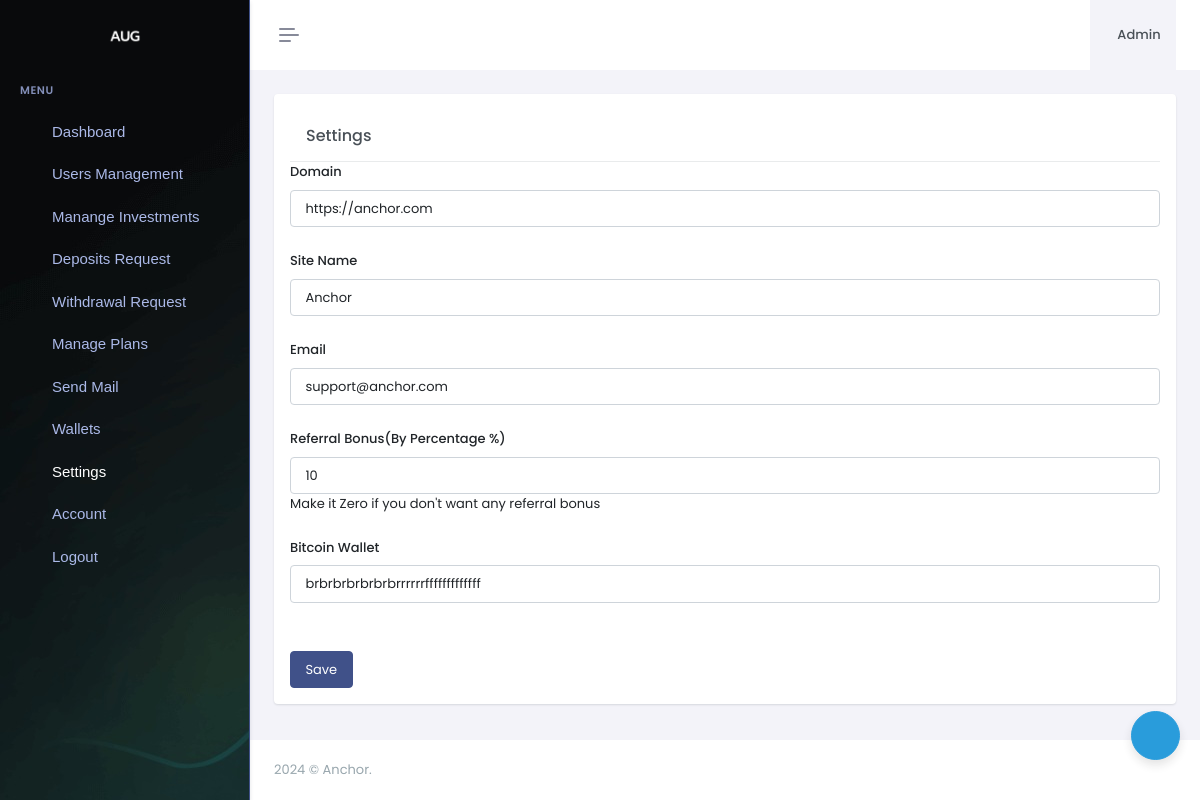
Screenshot of /uadmin/settings.php (signed in) with the database file from the repository.
### tables this page shows
CREATE TABLE `settings` (
  `id` int(11) NOT NULL,
  `sitename` varchar(255) NOT NULL,
  `siteurl` varchar(255) NOT NULL,
  `sitemail` varchar(255) NOT NULL,
  `ref_bonus` varchar(255) NOT NULL,
  `btc_wallet` varchar(255) NOT NULL
);

### config/config.php (called while the page is built)
<?php
include 'db.php';
	$select = mysqli_query($link, "SELECT * FROM settings WHERE id = '1' ");
	if (mysqli_num_rows($select) > 0) {
		$row = mysqli_fetch_assoc($select);
		$sitename = $row['sitename'];
		$sitemail = $row['sitemail'];
		$siteurl = $row['siteurl'];
		$ref_bonus = $row['ref_bonus'];
		$btc_wallet = $row['btc_wallet'];
	}
?>

### config/functions.php (called while the page is built, shortened)
<?php
include 'config.php';
?>

### uadmin/settings.php (the view, shortened to what this page needs)
<?php
  include 'header.php';
 ?>
<div class="page-content">
    <div class="container-fluid">
      <div class="row">
            <div class="col-lg-12">
                <div class="card">
                  <div class="card-body">
                    <div class="card-header">
                      <h4 class="card-title mb-0">Settings</h4>
                  </div>
                  <form method="post" action="settings.php">
                        <div class="live-preview">
                            <div class="row gy-4">
                                <div class="col-xxl-6 col-md-12">
                                    <div>
                                        <label for="basiInput" class="form-label">Domain</label>
                                        <input type="text" class="form-control" value="<?php echo $siteurl ?>" name="siteurl" id="basiInput">
                                    </div>
                                </div>
                                <div class="col-xxl-6 col-md-12">
                                    <div>
                                        <label for="basiInput" class="form-label">Site Name</label>
                                        <input type="text" class="form-control" value="<?php echo $sitename ?>" name="sitename" id="basiInput">
                                    </div>
                                </div>
                                <div class="col-xxl-6 col-md-12">
                                    <div>
                                        <label for="basiInput" class="form-label">Email</label>
                                        <input type="text" class="form-control" value="<?php echo $sitemail ?>" name="sitemail" id="basiInput">
                                    </div>
                                </div>
                                <div class="col-xxl-6 col-md-12">
                                    <div>
                                        <label for="basiInput" class="form-label">Referral Bonus(By Percentage %)</label>
                                        <input type="text" class="form-control" value="<?php echo $ref_bonus ?>" name="rb" id="basiInput">
                                        <span>Make it Zero if you don't want any referral bonus</span>
                                    </div>
                                </div>
                                <div class="col-xxl-6 col-md-12">
                                    <div>
                                        <label for="basiInput" class="form-label">Bitcoin Wallet</label>
                                        <input type="text" class="form-control" value="<?php echo $btc_wallet ?>" name="btc" id="basiInput">
                                    </div>
                                </div>
                                <div>
                                        <button type="submit" name="save" class="btn btn-primary">Save</button>
                                    </div>
                            </div>
                            </form>
                        </div>
                    </div>
                </div>
            </div>
        </div>
  </div>
</div>
 <?php
  include 'footer.php';
 ?>

### uadmin/header.php (shortened to what this page needs)
<?php
include '../config/db.php';
include '../config/config.php';
include '../config/functions.php';
if (isset($_SESSION['adminid'])) {
        $email = $_SESSION['adminemail'];
        $query = mysqli_query($link, "SELECT * FROM admin WHERE email = '$email' ");
        if (mysqli_num_rows($query) > 0) {
            $row = mysqli_fetch_assoc($query);
            $aname = $row['name'];
        }
    }else{
        echo "<script>window.location.href = 'login.php' </script>";
    }
 ?>
<!doctype html>
<html lang="en" data-layout="vertical" data-topbar="light" data-sidebar="dark" data-sidebar-size="lg" data-sidebar-image="none">
<head>
    <link rel="stylesheet" href="../public/assets/libs/gridjs/theme/mermaid.min.css">
    <link href="../public/assets/libs/swiper/swiper-bundle.min.css" rel="stylesheet" type="text/css" />
    <link href="../public/assets/libs/jsvectormap/css/jsvectormap.min.css" rel="stylesheet" type="text/css" />
    <link href="../public/assets/css/bootstrap.min.css" rel="stylesheet" type="text/css" />
    <link href="../public/assets/css/icons.min.css" rel="stylesheet" type="text/css" />
    <link href="../public/assets/css/app.min.css" rel="stylesheet" type="text/css" />
    <link href="../public/assets/css/custom.min.css" rel="stylesheet" type="text/css" />
    <link rel="stylesheet" href="../public/cdn.datatables.net/1.11.5/css/dataTables.bootstrap5.min.css" />
    <link rel="stylesheet" href="../public/cdn.datatables.net/responsive/2.2.9/css/responsive.bootstrap.min.css" />
    <link rel="stylesheet" href="../public/cdn.datatables.net/buttons/2.2.2/css/buttons.dataTables.min.css">
</head>
<body>
    <div id="layout-wrapper">
        <header id="page-topbar">
    <div class="layout-width">
        <div class="navbar-header">
            <div class="d-flex">
                <button type="button" class="btn btn-sm px-3 fs-16 header-item vertical-menu-btn topnav-hamburger"
                    id="topnav-hamburger-icon">
                    <span class="hamburger-icon">
                        <span></span>
                        <span></span>
                        <span></span>
                    </span>
                </button>
            </div>
            <div class="d-flex align-items-center">
                <div class="dropdown ms-sm-3 header-item topbar-user">
                    <button type="button" class="btn" id="page-header-user-dropdown" data-bs-toggle="dropdown"
                        aria-haspopup="true" aria-expanded="false">
                        <span class="d-flex align-items-center">
                            <span class="text-start ms-xl-2">
                                <span class="d-none d-xl-inline-block ms-1 fw-medium user-name-text"><?php echo ucfirst($aname) ?></span>
                            </span>
                        </span>
                    </button>
                </div>
            </div>
        </div>
    </div>
</header>
        <div class="app-menu navbar-menu" style="background:url('login/auth.jpg')">
            <div class="navbar-brand-box">
                <a href="index.php" class="logo logo-light">
                    <span class="logo-lg">
                        <img src="../public/assets/images/logo-light.png" alt="" height="17">
                    </span>
                </a>
            </div>
            <div id="scrollbar">
                <?php include 'sidebar.php'; ?>
            </div>
            <div class="sidebar-background"></div>
        </div>
        <div class="main-content">

### uadmin/footer.php (shortened to what this page needs)
            <footer class="footer">
                <div class="container-fluid">
                    <div class="row">
                        <div class="col-sm-6">
                            <script>document.write(new Date().getFullYear())</script> © <?php echo $sitename ?>.
                        </div>
                                            </div>
                </div>
            </footer>
        </div>
    <div class="customizer-setting d-none d-md-block">
        <div class="btn-info btn-rounded shadow-lg btn btn-icon btn-lg p-2" data-bs-toggle="offcanvas" data-bs-target="#theme-settings-offcanvas" aria-controls="theme-settings-offcanvas">
        </div>
    </div>
</body>
</html>

### rows the page displays
settings: siteurl "https://anchor.com", sitename "Anchor", sitemail "support@anchor.com", rb "10", btc "brbrbrbrbrbrbrrrrrrfffffffffffff"

### other values shown
$aname "Admin"
